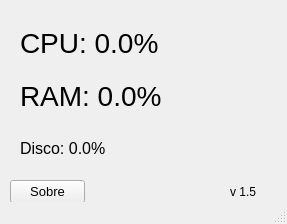
<?xml version="1.0" encoding="UTF-8"?>
<ui version="4.0">
 <class>MainWindow</class>
 <widget class="QMainWindow" name="MainWindow">
  <property name="geometry">
   <rect>
    <x>0</x>
    <y>0</y>
    <width>287</width>
    <height>224</height>
   </rect>
  </property>
  <property name="windowTitle">
   <string>System Monitor</string>
  </property>
  <widget class="QWidget" name="centralwidget">
   <widget class="QWidget" name="layoutWidget">
    <property name="geometry">
     <rect>
      <x>20</x>
      <y>20</y>
      <width>251</width>
      <height>151</height>
     </rect>
    </property>
    <layout class="QVBoxLayout" name="verticalLayout">
     <item>
      <widget class="QLabel" name="lblCPU">
       <property name="font">
        <font>
         <family>Segoe UI</family>
         <pointsize>21</pointsize>
        </font>
       </property>
       <property name="text">
        <string>CPU: 0.0%</string>
       </property>
      </widget>
     </item>
     <item>
      <widget class="QLabel" name="lblRAM">
       <property name="font">
        <font>
         <family>Segoe UI</family>
         <pointsize>21</pointsize>
        </font>
       </property>
       <property name="text">
        <string>RAM: 0.0%</string>
       </property>
      </widget>
     </item>
     <item>
      <widget class="QLabel" name="lblDisco">
       <property name="font">
        <font>
         <family>Segoe UI</family>
         <pointsize>12</pointsize>
        </font>
       </property>
       <property name="text">
        <string>Disco: 0.0%</string>
       </property>
      </widget>
     </item>
    </layout>
   </widget>
   <widget class="QLabel" name="lblVersao">
    <property name="geometry">
     <rect>
      <x>230</x>
      <y>180</y>
      <width>75</width>
      <height>23</height>
     </rect>
    </property>
    <property name="text">
     <string>v 1.5</string>
    </property>
   </widget>
   <widget class="QPushButton" name="btnSobre">
    <property name="geometry">
     <rect>
      <x>10</x>
      <y>180</y>
      <width>75</width>
      <height>23</height>
     </rect>
    </property>
    <property name="font">
     <font>
      <pointsize>10</pointsize>
     </font>
    </property>
    <property name="cursor">
     <cursorShape>PointingHandCursor</cursorShape>
    </property>
    <property name="text">
     <string>Sobre</string>
    </property>
   </widget>
  </widget>
  <widget class="QMenuBar" name="menubar">
   <property name="geometry">
    <rect>
     <x>0</x>
     <y>0</y>
     <width>287</width>
     <height>21</height>
    </rect>
   </property>
  </widget>
  <widget class="QStatusBar" name="statusbar"/>
 </widget>
 <resources/>
 <connections/>
</ui>
